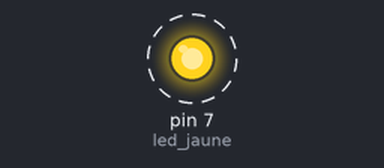
This sketch was run on a simulated Arduino Uno, built with avr-gcc and run on an emulated ATmega328P. Parts: output pins drawn as LEDs (lit = HIGH). Dashed ring = blinking.

Above: at 0.2 s.
Timing chart, 0 to 3.0 s (numbered marks = the images above):
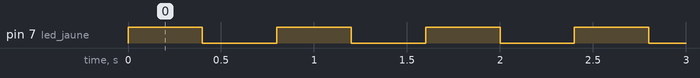

The sketch:

Test_Nb2.ino
```cpp
const int led_jaune = 7;

  void setup()
{
    pinMode(led_jaune, OUTPUT);
}

  void loop()
{
  digitalWrite(led_jaune, 1);
  delay(400);
  digitalWrite(led_jaune, 0);
  delay(400);
}
```

Measured:
- by itself, pin 7 (led_jaune): alternates HIGH for 0.40 s and LOW for 0.40 s
